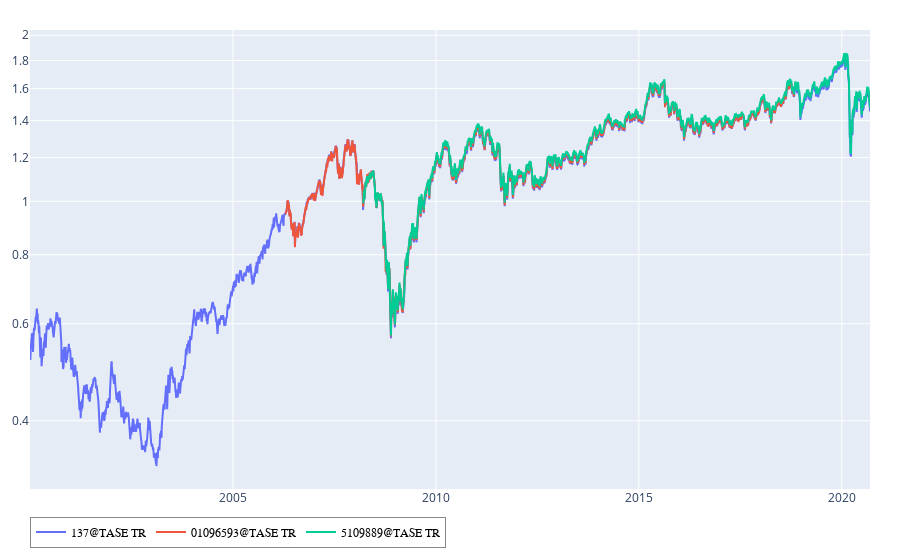

The code cell stored with this chart in its notebook:
### Code cell
# קרנות נאמנות, תעודות סל, ומדדים של בורסת תל אביב 
show("137@TASE", "01096593@TASE", "5109889@TASE", trim=False)

### Figure 1 — Plotly figure (JSON) as saved in the notebook; plotly's stock layout.template omitted (floating-point values rounded to 4 significant figures; data arrays with more than 128 entries replaced by an {"elided": "..."} marker saying what was removed)
{"data": [{"connectgaps": false, "mode": "lines", "name": "137@TASE TR", "text": "137@TASE TR", "textposition": "middle right", "type": "scatter", "x": {"elided": "7557 str values"}, "y": {"elided": "7557 float values"}}, {"connectgaps": false, "mode": "lines", "name": "01096593@TASE TR", "text": "01096593@TASE TR", "textposition": "middle right", "type": "scatter", "x": {"elided": "4578 str values"}, "y": {"elided": "4578 float values"}}, {"connectgaps": false, "mode": "lines", "name": "5109889@TASE TR", "text": "5109889@TASE TR", "textposition": "middle right", "type": "scatter", "x": {"elided": "4559 str values"}, "y": {"elided": "4559 float values"}}], "layout": {"hovermode": "closest", "legend": {"bgcolor": "rgb(255,255,255,50)", "bordercolor": "#888888", "borderwidth": 1, "font": {"color": "#000", "family": "sans-serif", "size": 12}, "orientation": "h", "traceorder": "normal", "x": 0, "y": -0.06, "yanchor": "top"}, "margin": {"b": 30, "l": 30, "pad": 0, "r": 30, "t": 30}, "showlegend": true, "xaxis": {"rangemode": "normal"}, "yaxis": {"autorange": true, "rangemode": "normal", "type": "log"}}}
